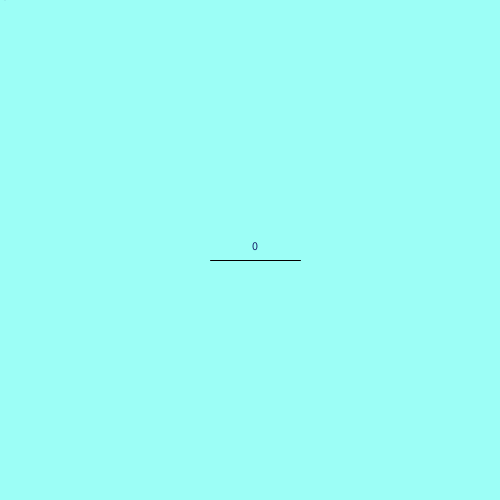
Frame 1 (no input)
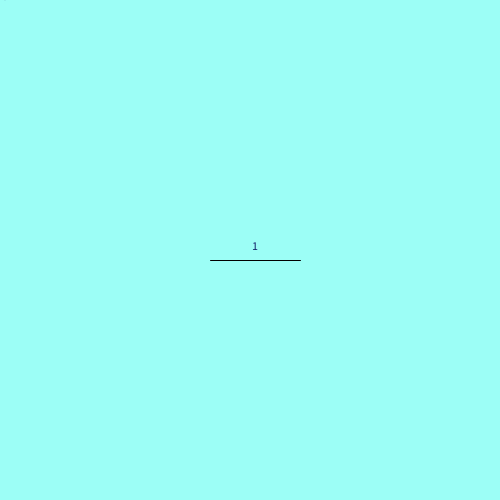
Frame 60 (the mouse pressed at the canvas centre just before this capture)
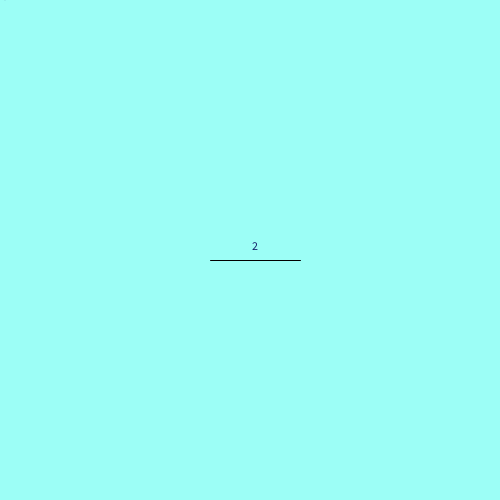
Frame 120 (the mouse held since frame 60 and released just before this capture)

The Processing sketch that drew these frames (run headless with seeded random() and noise(); from frame 60 on, the mouse is pressed at the canvas centre):

// Processing sketch: H012_Opdracht_4
// ── H012_Opdracht_4.pde
int seconden;
int leftAmount;
int aantalSpaties = 0;
boolean racing = true;

void setup(){
  size(500,500);
}

void draw(){
  background(156, 254, 246);
  line(210,260,300,260);
  seconden = millis()/1000;
  leftAmount = 0 + seconden;
  if(leftAmount <= 0){
    leftAmount = 0;
  }
  
  if(seconden >= 10){
    racing = false;
  }
  fill(20, 34, 106);
  text(" " + aantalSpaties, 0,0);
  text(" " + leftAmount, 250,250);
}

void keyReleased(){
  if(keyCode == 32 && racing){
    aantalSpaties++;
  }
}
